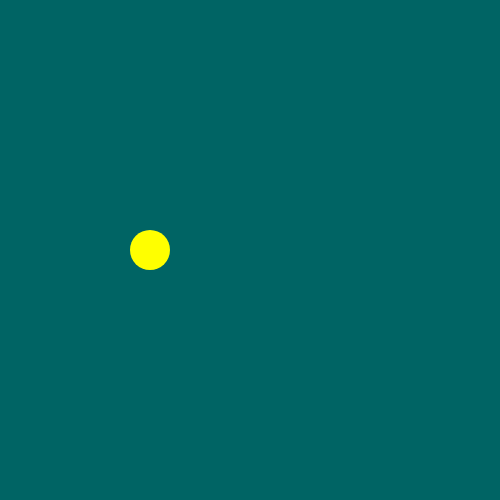
Frame 1 (no input)
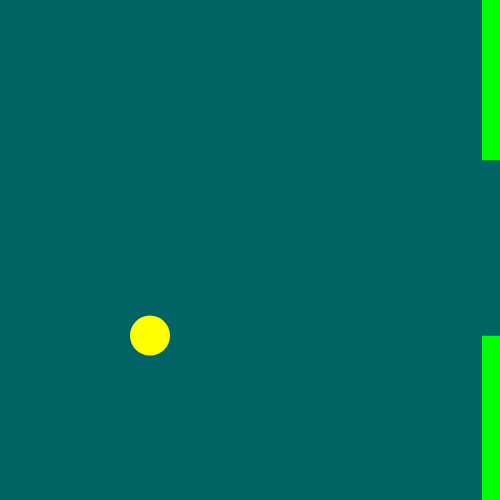
Frame 60 (no input)
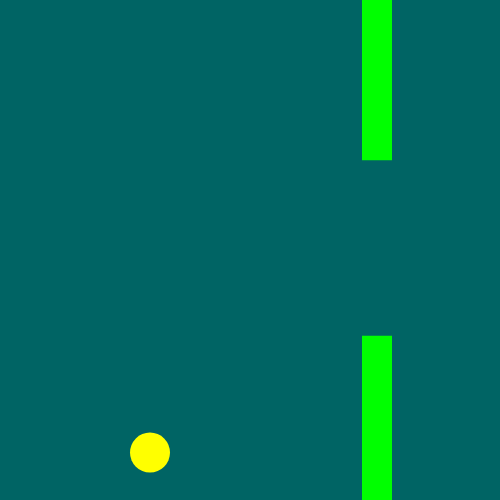
Frame 120 (the mouse pressed at the canvas centre since frame 60)

The p5.js sketch that drew these frames (run headless with seeded random() and noise() and a simulated clock; from frame 60 on, the mouse is pressed at the canvas centre):

// p5.js sketch
// ── sketch.js
let obstacles= [];
let obstacleAmt = 10;
let birdY = 250;
let birdX = 150;
let pleft, pright, ptop, pbot;
let eleft, eright, etop, ebot;
let win;
let frog;
let n = 600;
let gravity = 1.005;


function setup() {
    createCanvas(500, 500);
    noStroke();
    ellipseMode(CENTER);
    rectMode(CORNERS);
    for(let i = 0; i < obstacleAmt; i++){
        let bottom = new Obstacle(n, 500, random(300, 350));
        let top = new tObstacle(n, random(150, 200), 0);
        obstacles.push(bottom);
        obstacles.push(top);
        n = n + random(125, 170);
    }
}

function draw() {
    background(0, 100, 100);
    fill(255, 255, 0);
    ellipse(birdX, birdY, 40, 40)
    fill(0, 255, 0);
    birdY = birdY * gravity;

    pleft = birdX - 20;
    pright = birdX + 20;
    ptop = birdY - 20;
    pbot = birdY + 20;
       
  
   

    for(let i = 0; i < obstacles.length; i++){
        rect(obstacles[i].x, obstacles[i].y, obstacles[i].x + 30, obstacles[i].h);
        obstacles[i].x -= 2;

        eleft = obstacles[i].x;
        eright = obstacles[i].x+30;
        etop = obstacles[i].h;
        ebot = obstacles[i].y;


        if(pleft > eright || pright < eleft || ptop > ebot || pbot < etop){
        }
        else{
            win = false;

        } 
        
    }
    if(pleft > obstacles[obstacles.length-1].x+60){
        win = true;
    }

    if(win == false){
        background(0, 100, 100);
        textSize(25);
        text("YOU LOSE :(", 200,250);
        noLoop();
    }
    if(win == true){
        background(0, 100, 100);
        textSize(25);
        text("YOU WIN :)", 200,250);
        noLoop();

    }

}

class Obstacle {
    constructor(x, y, h) {
        this.h = h;
        this.y = y;

        this.x = x;
    }
 }
 class tObstacle {
    constructor(x, y, h) {
        this.h = h;
        this.y = y;

        this.x = x;
    }
 }



 function keyPressed(){
    if(keyIsDown(32)){ 
        jump();
    }
 }

 function jump(){
    let count = 1;


    while(count < 20){
        gravity = 1;
        birdY -= 3;
        gravity = 1.005;
        count++;
    }



 }
